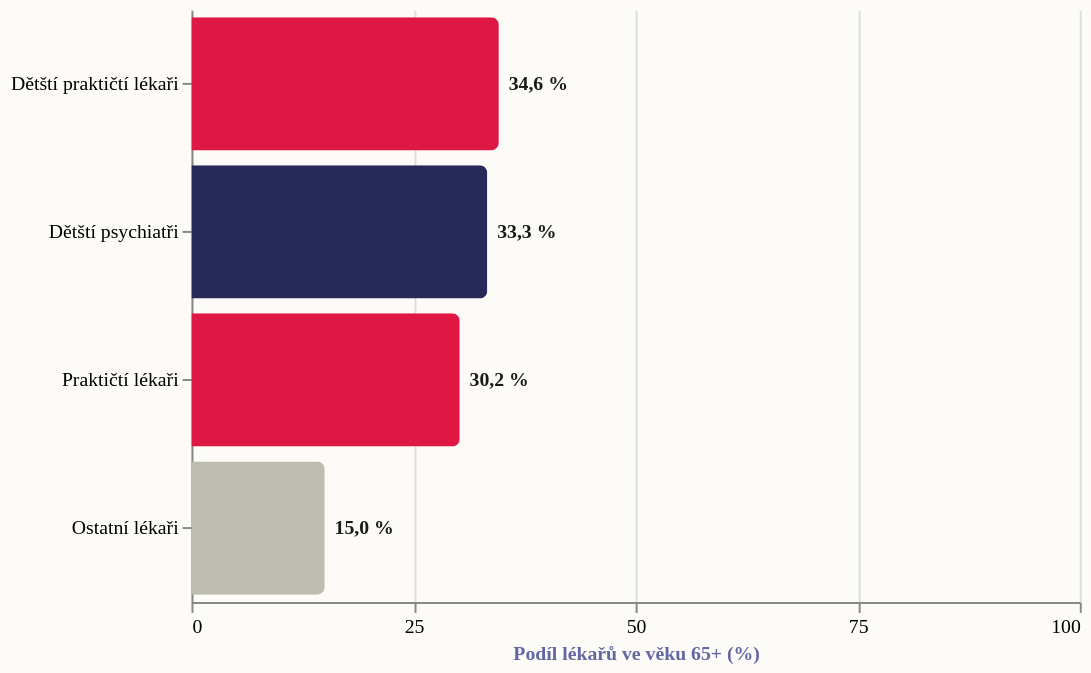

Describe this chart as a Vega-Lite specification.
### Vega-Lite specification from a JSON file in a GitHub repository (floating-point values rounded to 4 significant figures)
{"_source": "Zdroj: ÚZIS, Registr zdravotnických pracovníků 2024", "$schema": "https://vega.github.io/schema/vega-lite/v5.json", "description": "Věková struktura lékařů v ČR: Podíl lékařů v důchodovém věku (65+)", "width": 450, "height": 300, "autosize": {"type": "pad", "resize": true}, "background": "#fdfbf7", "data": {"values": [{"spec": "Dětští praktičtí lékaři", "val": 34.6, "label": "34,6 %", "cat": "Primární péče"}, {"spec": "Dětští psychiatři", "val": 33.3, "label": "33,3 %", "cat": "Specialisté"}, {"spec": "Praktičtí lékaři", "val": 30.2, "label": "30,2 %", "cat": "Primární péče"}, {"spec": "Ostatní lékaři", "val": 15.0, "label": "15,0 %", "cat": "Průměr"}]}, "layer": [{"mark": {"type": "bar", "tooltip": true, "cornerRadiusEnd": 4}, "encoding": {"y": {"field": "spec", "type": "nominal", "title": null, "sort": ["Dětští praktičtí lékaři", "Dětští psychiatři", "Praktičtí lékaři", "Ostatní lékaři"]}, "x": {"field": "val", "type": "quantitative", "title": "Podíl lékařů ve věku 65+ (%)", "scale": {"domain": [0, 100]}, "axis": {"values": [0, 25, 50, 75, 100]}}, "color": {"field": "cat", "type": "nominal", "scale": {"domain": ["Primární péče", "Specialisté", "Průměr"], "range": ["#de1743", "#272a59", "#bcbcb0"]}, "legend": null}}}, {"mark": {"type": "text", "align": "left", "baseline": "middle", "dx": 5, "font": "Work Sans", "fontSize": 10, "fontWeight": "bold", "color": "#1a1a1a"}, "encoding": {"y": {"field": "spec", "type": "nominal", "title": null, "sort": ["Dětští praktičtí lékaři", "Dětští psychiatři", "Praktičtí lékaři", "Ostatní lékaři"]}, "x": {"field": "val", "type": "quantitative", "scale": {"domain": [0, 100]}}, "text": {"field": "label"}}}], "config": {"view": {"stroke": "transparent"}, "title": {"font": "Roboto Slab", "fontWeight": "bold", "fontSize": 13, "anchor": "start", "color": "#272a59", "subtitleFont": "Work Sans", "subtitleFontSize": 10, "subtitleColor": "#6267a3"}, "axis": {"labelFont": "Work Sans", "labelFontSize": 10, "titleFont": "Work Sans", "titleFontSize": 10, "titleColor": "#6267a3"}, "legend": {"labelFont": "Roboto Slab", "labelFontSize": 10, "titleFont": "Roboto Slab", "titleFontSize": 10}}}
